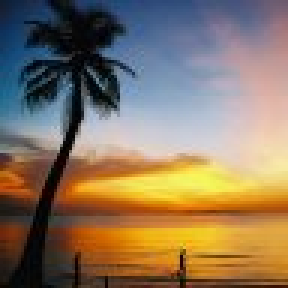
//> input picture images/sunset.jpg, 96 x 96 px (shown 3 times larger)
$ ./mat_mask_operations   (built with g++ and OpenCV 4)
//> lines starting //> are read from the running program, lines starting //| are printed output that depends on the picture; after the words box and inside, x2 and y2 are one past the last pixel; in counts of white or black regions, pixels touching at a corner belong together
#include <opencv2/imgcodecs.hpp>
#include <opencv2/highgui.hpp>
#include <opencv2/imgproc.hpp>
#include <iostream>

using namespace std;
using namespace cv;

static void help(char* progName)
{
    cout << endl
        <<  "This program shows how to filter images with mask: the write it yourself and the"
        << "filter2d way. " << endl
        <<  "Usage:"                                                                        << endl
        << progName << " [image_path -- default ../images/sunset.jpg] [G -- grayscale] "        << endl << endl;
}


void Sharpen(const Mat& myImage,Mat& Result);

int main( int argc, char* argv[])
{
    help(argv[0]);
    const char* filename = argc >=2 ? argv[1] : "../images/sunset.jpg";

    Mat src, dst0, dst1;

    if (argc >= 3 && !strcmp("G", argv[2]))
        src = imread( filename, IMREAD_GRAYSCALE);
    else
        src = imread( filename, IMREAD_COLOR);
//> src is the input picture: 96 rows x 96 cols, CV_8UC3; mean B, G, R 95.3, 117.7, 136.9

    if (src.empty())
    {
        cerr << "Can't open image ["  << filename << "]" << endl;
        return -1;
    }

    namedWindow("Input", WINDOW_NORMAL);
    namedWindow("Output", WINDOW_NORMAL);
   // cvSetWindowProperty("Input", CV_WND_PROP_FULLSCREEN, CV_WINDOW_FULLSCREEN);
   //  cvSetWindowProperty("Output", CV_WND_PROP_FULLSCREEN, CV_WINDOW_FULLSCREEN);
    imshow( "Input", src );
    double t = (double)getTickCount();

    Sharpen( src, dst0 );

    t = ((double)getTickCount() - t)/getTickFrequency();
    cout << "Hand written function time passed in seconds: " << t << endl;

    imshow( "Output", dst0 );
    waitKey();

  //![kern]
    Mat kernel = (Mat_<char>(3,3) <<  0, -1,  0,
                                   -1,  5, -1,
                                    0, -1,  0);
  //![kern]

    t = (double)getTickCount();

  //![filter2D]
    filter2D( src, dst1, src.depth(), kernel );
  //![filter2D]
    t = ((double)getTickCount() - t)/getTickFrequency();
    cout << "Built-in filter2D time passed in seconds:     " << t << endl;

    imshow( "Output", dst1 );

    waitKey();
    return 0;
}
//! [basic_method]
void Sharpen(const Mat& myImage,Mat& Result)
{
  //! [8_bit]
    CV_Assert(myImage.depth() == CV_8U);  // accept only uchar images
  //! [8_bit]

  //! [create_channels]
    const int nChannels = myImage.channels();
//> nChannels = 3
    Result.create(myImage.size(),myImage.type());
  //! [create_channels]

  //! [basic_method_loop]
    for(int j = 1 ; j < myImage.rows-1; ++j)
    {
        const uchar* previous = myImage.ptr<uchar>(j - 1);
        const uchar* current  = myImage.ptr<uchar>(j    );
        const uchar* next     = myImage.ptr<uchar>(j + 1);

        uchar* output = Result.ptr<uchar>(j);

        for(int i= nChannels;i < nChannels*(myImage.cols-1); ++i)
        {
            *output++ = saturate_cast<uchar>(5*current[i]
                         -current[i-nChannels] - current[i+nChannels] - previous[i] - next[i]);
        }
    }
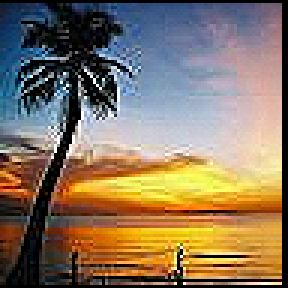
//> Result: 96 rows x 96 cols, CV_8UC3 (shown 3 times larger); mean B, G, R 95.6, 117.3, 135.3
  //! [basic_method_loop]

  //! [borders]
    Result.row(0).setTo(Scalar(0));
    Result.row(Result.rows-1).setTo(Scalar(0));
    Result.col(0).setTo(Scalar(0));
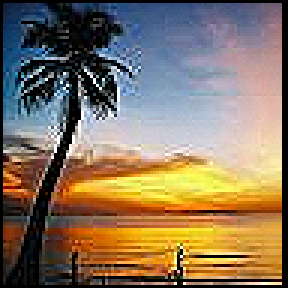
//> Result: 96 rows x 96 cols, CV_8UC3 (shown 3 times larger); 1.01% of pixels changed, all inside (x1, y1, x2, y2) = (0, 1, 1, 95)
//> in main, `filter2D( src, dst1, src.depth(), kernel );`:
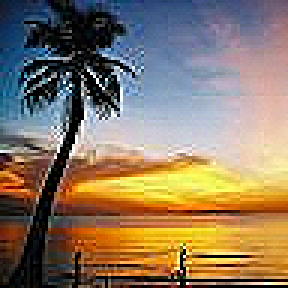
//> dst1: 96 rows x 96 cols, CV_8UC3 (shown 3 times larger); mean B, G, R 98.6, 120.4, 138.8
    Result.col(Result.cols-1).setTo(Scalar(0));
  //! [borders]
}
//! [basic_method]

$ run again, with images/cat-eye.jpg copied over images/sunset.jpg
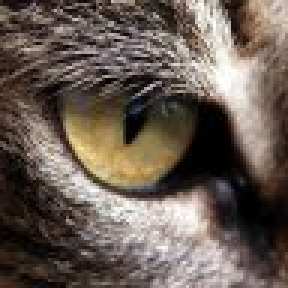
//> input picture images/cat-eye.jpg, 96 x 96 px (shown 3 times larger)
//> src is the input picture: 96 rows x 96 cols, CV_8UC3; mean B, G, R 83.8, 92.7, 104.7
//> in Sharpen, `Result.col(0).setTo(Scalar(0));`:
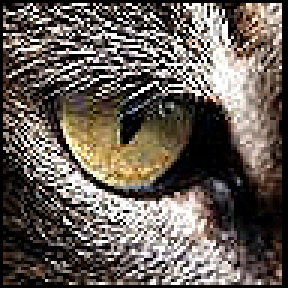
//> Result: 96 rows x 96 cols, CV_8UC3 (shown 3 times larger); mean B, G, R 85.8, 93.1, 102
//> `filter2D( src, dst1, src.depth(), kernel );`:
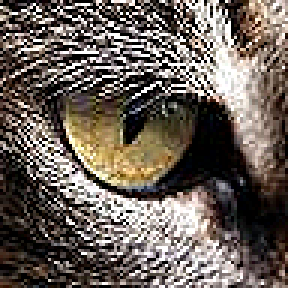
//> dst1: 96 rows x 96 cols, CV_8UC3 (shown 3 times larger); mean B, G, R 89, 96.5, 106
